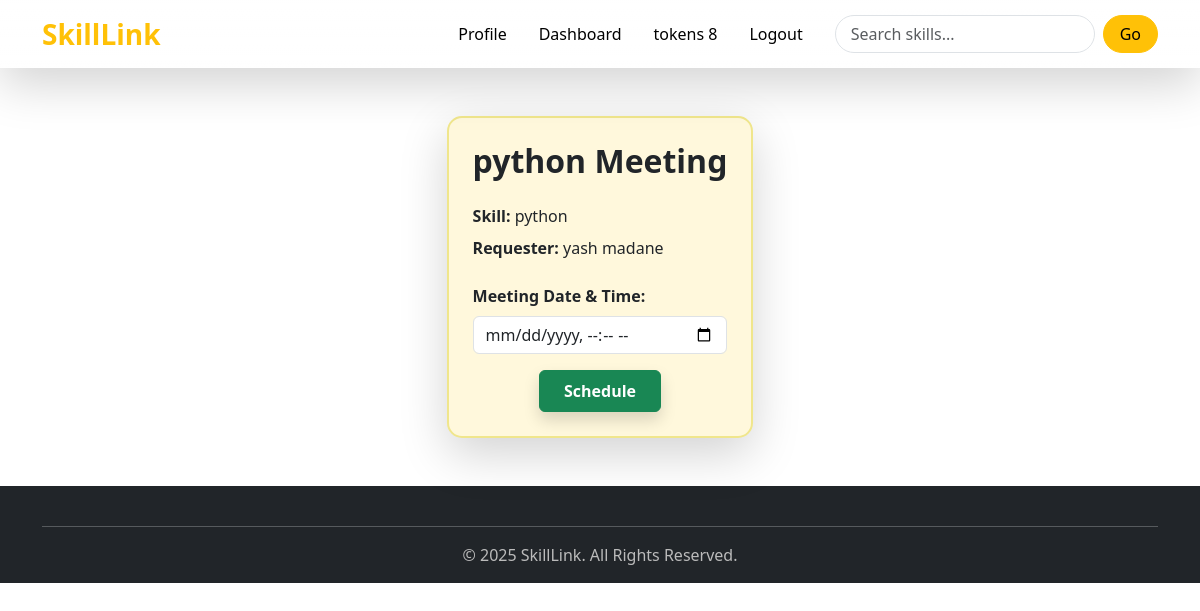
Screenshot of /meetings/37/schedule/ (signed in) with the database file from the repository.
### accounts/models.py (models this page shows, shortened)
class Profile(models.Model):
    user = models.OneToOneField(User, on_delete=models.CASCADE)
    bio = models.CharField(max_length=100 ,blank=True, null=True)
    profile_pic = CloudinaryField('image', default='default.png')
    location = models.CharField(max_length=100, blank=True, null=True)
    languages_spoken = models.CharField(max_length=200, blank=True, null=True)
    experience_level = models.CharField(
        max_length=20,
        choices=[
            ("beginner", "Beginner"),
            ("intermediate", "Intermediate"),
            ("expert", "Expert"),
        ],
        default="beginner"
    )
    tokens_balance = models.PositiveIntegerField(default=0)
    rating = models.FloatField(default=0.0)
    joined_on = models.DateTimeField(auto_now_add=True)
    verified = models.BooleanField(default=False)
    @property
    def token_balance(self):
        totals = Transaction.objects.filter(user=self).values("transaction_type").annotate(total=models.Sum("amount"))
        earned = next((t["total"] for t in totals if t["transaction_type"] == "earned"), 0)
        spent = next((t["total"] for t in totals if t["transaction_type"] == "spent"), 0)
        purchased = next((t["total"] for t in totals if t["transaction_type"] == "purchased"), 0)
        return (purchased + earned) - spent

### mettings/models.py (models this page shows, shortened)
class Booking(models.Model):
    requester = models.ForeignKey(Profile, related_name='bookings_made', on_delete=models.CASCADE)
    provider = models.ForeignKey(Profile, related_name='bookings_received', on_delete=models.CASCADE)
    skill = models.ForeignKey(Skill, on_delete=models.CASCADE)
    status = models.CharField(max_length=10, choices=[
        ('pending','Pending'),
        ('accepted','Accepted'),
        ('rejected','Rejected'),
        ('scheduled','Scheduled'),
        ('cancelled','Cancelled'),
        ('completed','Completed')],
        default='pending'
    )
    tokens_spent = models.PositiveIntegerField(default=0)
    tokens_deducted = models.BooleanField(default=False)
    tokens_scheduled_given = models.BooleanField(default=False)
    tokens_completed_given = models.BooleanField(default=False)
    proposed_time = models.DateTimeField(null=True, blank=True)
    meeting_link = models.URLField(null=True, blank=True)
    host_link = models.URLField(null=True, blank=True)
    requested_at = models.DateTimeField(auto_now_add=True)
    updated_at = models.DateTimeField(auto_now=True)
    meeting_started = models.BooleanField(default=False)
    meeting_started_at = models.DateTimeField(null=True, blank=True)

### skills/models.py (models this page shows, shortened)
class Skill(models.Model):
    name = models.CharField(max_length=100)
    category = models.CharField(max_length=50, blank=True, null=True)
    skill_icon  =CloudinaryField('image', default='default.png')

### mettings/views.py (the view, shortened to what this page needs)
# urls.py: path('<int:booking_id>/schedule/', schedule_meeting, name='schedule_meeting'),
@login_required
def schedule_meeting(request, booking_id):
    booking = get_object_or_404(Booking, id=booking_id, provider=request.user.profile)
    history = BookingHistory.objects.filter(booking=booking).order_by("proposed_time")
    return render(request, "schedule_meeting.html", {"booking": booking, "history": history})

### mettings/templates/schedule_meeting.html (shortened to what this page needs)
{% extends 'base.html' %}
{% block content %}
<div class="container mt-5 d-flex justify-content-center">
  <div class="card shadow-lg p-4 animate__animated animate__fadeInUp"
       style="max-width: 500px; border: 2px solid #F0E68C; background-color: #FFF8DC; border-radius:15px; transition: transform 0.3s ease;">
    <h2 class="card-title text-center fw-bold mb-4 animate__animated animate__fadeInDown">{{ booking.skill.name }} Meeting</h2>
    <p class="text-dark mb-2"><strong>Skill:</strong> {{ booking.skill.name }}</p>
    <p class="text-dark mb-4"><strong>Requester:</strong> {{ booking.requester.user.first_name }} {{ booking.requester.user.last_name }}</p>
    <form method="POST">
        <div class="mb-3">
            <label for="proposed_time" class="form-label fw-semibold">Meeting Date & Time:</label>
            <input type="datetime-local" name="proposed_time" id="proposed_time" class="form-control" required>
        </div>
        <div class="text-center mt-3">
            <button type="submit" class="btn btn-success fw-bold px-4 py-2 shadow hover-grow">
                Schedule
            </button>
        </div>
    </form>
  </div>
</div>
<link rel="stylesheet" href="https://cdnjs.cloudflare.com/ajax/libs/animate.css/4.1.1/animate.min.css"/>
{% endblock %}

### templates/base.html (shortened to what this page needs)
<!DOCTYPE html>
<html lang="en">
<head>
  <link href="https://cdn.jsdelivr.net/npm/bootstrap@5.3.3/dist/css/bootstrap.min.css" rel="stylesheet">
</head>
<body>
  <nav class="navbar navbar-expand-lg navbar-dark bg-gradient shadow-lg sticky-top">
    <div class="container">
      <a class="navbar-brand fw-bold fs-3 text-warning" href="{% url 'index' %}">SkillLink</a>
      <div class="collapse navbar-collapse" id="navbarNav">
        <ul class="navbar-nav ms-auto align-items-center">
          <li class="nav-item mx-2">
          {% if user.is_authenticated %}
          <li class="nav-item mx-2">
            <a class="nav-link position-relative" href="{% url 'profile' %}">
              Profile
            </a>
          </li>
          <li class="nav-item mx-2">
            <a class="nav-link position-relative" href="{% url 'dashboard' %}">
              Dashboard
            </a>
          </li>
          <li class="nav-item mx-2">
            <a class="nav-link position-relative" href="{% url 'token_balance' %}">
              tokens {{ user.profile.token_balance }}
            </a>
          </li>
            <li class="nav-item mx-2">
              <a class="nav-link" href="{% url 'logout' %}">Logout</a>
            </li>
          {% endif %}
        </ul>
        <form class="d-flex ms-lg-3 mt-3 mt-lg-0" method="GET" action="{% url 'skill_list' %}">
          <input class="form-control me-2 rounded-pill search-input" type="search" placeholder="Search skills..."
                 aria-label="Search" name="q">
          <button class="btn btn-warning rounded-pill px-3" type="submit">Go</button>
        </form>
      </div>
    </div>
  </nav>
  <main>
    {% block content %}{% endblock %}
  </main>
  <footer class="bg-dark text-white pt-4 pb-3 mt-5">
    <div class="container text-center">
      <hr class="border-light">
      <a class="footer-link mx-3">
      &copy; 2025 SkillLink. All Rights Reserved.
      </a>
    </div>
  </footer>
</body>
</html>

### templates/base.html (style rules this page uses)
.navbar.bg-gradient { background: linear-gradient(90deg, #071129 0%, #1c1f3a 100%); transition: all 0.3s ease; }
.nav-link { position: relative; font-weight: 500; color: #000000ff !important; transition: color 0.3s ease; }
.search-input { border-radius: 50px; padding-left: 15px; transition: all 0.3s ease; }
.footer-link { color: #bbb; text-decoration: none; transition: color 0.3s; }

### rows the page displays
Booking: skill.name "python", requester.user.first_name "yash", requester.user.last_name "madane"

### other values shown
{{ user.profile.token_balance }} "8"
